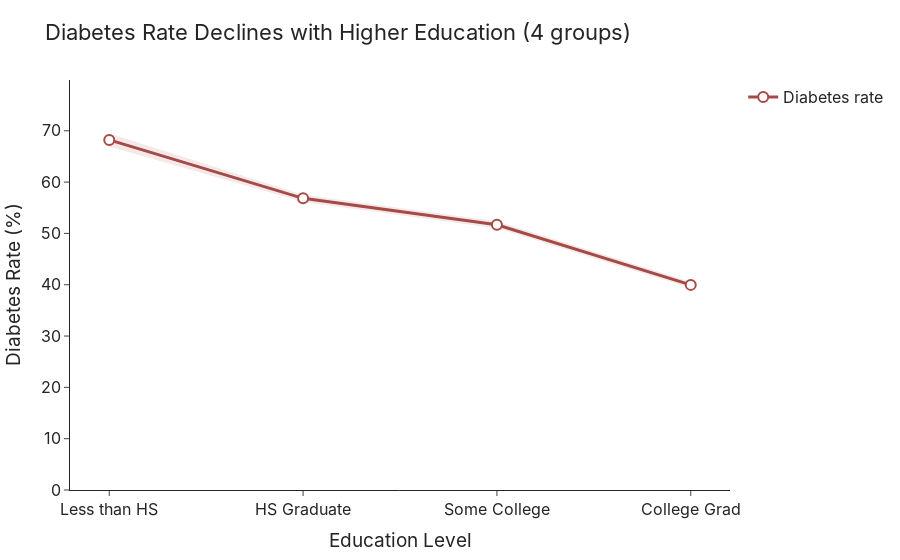

The cell this chart's notebook holds for it:
### Markdown cell above
### Education & Diabetes Trend 
*Recode education into 4 levels, compute diabetes prevalence with 95% Wilson CIs, and plot a line with markers and a shaded CI ribbon.
The chart shows diabetes rates decline as education increases across the four groups.*

### Code cell
# Data prep 
df = df_brfss.dropna(subset=['diabetes_binary']).copy()
edu_col = 'educa' if 'educa' in df.columns else 'education'

# Map to 4 ordered buckets
map4   = {1:'Less than HS', 2:'Less than HS', 3:'Less than HS',
          4:'HS Graduate',  5:'Some College', 6:'College Grad'}
order4 = ['Less than HS','HS Graduate','Some College','College Grad']

df = df.dropna(subset=[edu_col]).copy()
df['edu4'] = pd.Categorical(df[edu_col].astype(int).map(map4),
                            categories=order4, ordered=True)

# Prevalence + 95% Wilson CI
def wilson_ci(k, n, z=1.96):
    if n == 0: return (np.nan, np.nan)
    p = k / n
    d = 1 + z**2/n
    c = (p + z**2/(2*n)) / d
    h = (z*np.sqrt((p*(1-p)+z**2/(4*n))/n)) / d
    return (c - h, c + h)

g = df.groupby('edu4')['diabetes_binary']
tab = pd.DataFrame({
    'Education': g.mean().index,
    'rate': (g.mean()*100).values,
    'n': g.size().values,
    'k': g.sum().values
})
cis = tab.apply(lambda r: pd.Series(wilson_ci(r['k'], r['n'])), axis=1)
tab['lo'] = cis[0]*100
tab['hi'] = cis[1]*100

# Plot
x = tab['Education']
y = tab['rate']
lo = tab['lo']; hi = tab['hi']

fig = go.Figure()

# CI ribbon
fig.add_traces([
    go.Scatter(x=x, y=hi, mode='lines', line=dict(width=0), showlegend=False,
               hoverinfo='skip'),
    go.Scatter(x=x, y=lo, mode='lines', line=dict(width=0), fill='tonexty',
               fillcolor='rgba(166,74,71,0.12)', showlegend=False, hoverinfo='skip')
])

# Line + markers
fig.add_trace(go.Scatter(
    x=x, y=y, mode='lines+markers',
    line=dict(color='#A64A47', width=3),
    marker=dict(size=10, color='white', line=dict(color='#A64A47', width=2)),
    text=[f"{v:.1f}%" for v in y],
    textposition='top center',
    hovertemplate="%{x}<br>Diabetes Rate: %{y:.1f}%<br>n=%{customdata}<extra></extra>",
    customdata=tab['n'],
    name='Diabetes rate'
))

fig.update_layout(
    title="Diabetes Rate Declines with Higher Education (4 groups)",
    template='simple_white',
    font=dict(family="Inter, Arial, sans-serif", size=16),
    margin=dict(l=70, r=30, t=80, b=70),
    xaxis=dict(title="Education Level", tickangle=0),
    yaxis=dict(title="Diabetes Rate (%)",
               tickformat=".0f",  
               range=[0, max(5, float(tab['hi'].max())*1.15)],
               gridcolor='rgba(0,0,0,0.08)', zeroline=False),
)

fig.show()

### Figure 1 — Plotly figure (JSON) as saved in the notebook; plotly's stock layout.template omitted (floating-point values rounded to 4 significant figures)
{"data": [{"hoverinfo": "skip", "line": {"width": 0}, "mode": "lines", "showlegend": false, "type": "scatter", "x": ["Less than HS", "HS Graduate", "Some College", "College Grad"], "y": [69.47, 57.52, 52.38, 40.57]}, {"fill": "tonexty", "fillcolor": "rgba(166,74,71,0.12)", "hoverinfo": "skip", "line": {"width": 0}, "mode": "lines", "showlegend": false, "type": "scatter", "x": ["Less than HS", "HS Graduate", "Some College", "College Grad"], "y": [66.93, 56.13, 51.0, 39.38]}, {"customdata": [5169, 19473, 20030, 26020], "hovertemplate": "%{x}<br>Diabetes Rate: %{y:.1f}%<br>n=%{customdata}<extra></extra>", "line": {"color": "#A64A47", "width": 3}, "marker": {"color": "white", "line": {"color": "#A64A47", "width": 2}, "size": 10}, "mode": "lines+markers", "name": "Diabetes rate", "text": ["68.2%", "56.8%", "51.7%", "40.0%"], "textposition": "top center", "type": "scatter", "x": ["Less than HS", "HS Graduate", "Some College", "College Grad"], "y": [68.21, 56.83, 51.69, 39.97]}], "layout": {"font": {"family": "Inter, Arial, sans-serif", "size": 16}, "margin": {"b": 70, "l": 70, "r": 30, "t": 80}, "title": {"text": "Diabetes Rate Declines with Higher Education (4 groups)"}, "xaxis": {"tickangle": 0, "title": {"text": "Education Level"}}, "yaxis": {"gridcolor": "rgba(0,0,0,0.08)", "range": [0, 79.89], "tickformat": ".0f", "title": {"text": "Diabetes Rate (%)"}, "zeroline": false}}}
